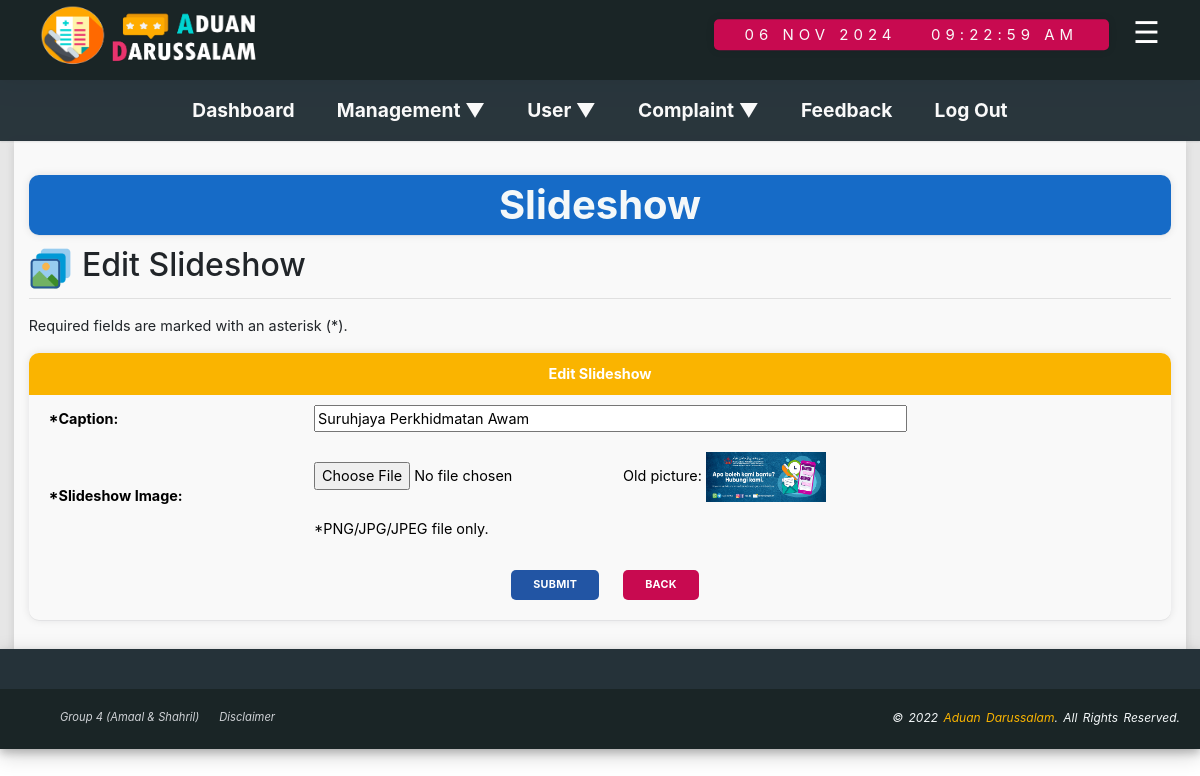
Page /admin-editslideshow.php?adminEmail=Shahril3001.SR@gmail.com&slideshowID=4&role=admin (signed in) on the committed database.
### tables this page shows
CREATE TABLE `slideshow` (
  `slideshowID` int(3) NOT NULL,
  `slideshowImg` varchar(10000) NOT NULL,
  `slideshowCaption` varchar(100) NOT NULL,
  `addedBy` varchar(100) NOT NULL,
  `dateAdded` datetime NOT NULL
);

### side.php (called while the page is built, shortened)
<?php
	if(isset($_GET['role'])){
		$role=$_GET['role'];
		if($role=="admin"){
			$adminEmail=$_GET['adminEmail'];
		}
	}
?>

### connection.php (called while the page is built)
<?php
	function dbconn(){
		try {
			$host = "localhost";
			$dbname = "citizenportaldb";
			$username = "admin";
			$password = '1234';
			$dsn = "mysql:host=".$host.";dbname=".$dbname."";
			$connection = new PDO($dsn, $username, $password);
			$connection->setAttribute(PDO::ATTR_ERRMODE, PDO::ERRMODE_EXCEPTION);
			return $connection;
		}catch(PDOException $e){
			echo $e->getMessage();
			echo $e->getLine();
			echo $e->getTrace();
		}
	}
?>

### admin-editslideshow.php (the view, shortened to what this page needs)
<!DOCTYPE html>
	<html lang="en">
	<head>
		<link rel="stylesheet" href="style.css">
		<link rel="stylesheet" type="text/css" href="vendor/bootstrap/css/bootstrap.min.css">
		<link rel="stylesheet" type="text/css" href="vendor/animate/animate.css">
		<link rel="stylesheet" type="text/css" href="vendor/select2/select2.min.css">
		<link rel="stylesheet" type="text/css" href="vendor/daterangepicker/daterangepicker.css">
		<link rel="stylesheet" type="text/css" href="vendor/slick/slick.css">
		<link rel="stylesheet" type="text/css" href="vendor/lightbox2/css/lightbox.min.css">
	</head>
	<body>
			<div id="wrapper">
				<?php
					include 'header_bar.php';
					include 'navigation_bar.php';
				?>
					<?php
						include 'side.php';
					?>
				<main>
					<div class="main-container">
						<div>
							<h1 class="title-container">Slideshow</h1>
							<img src='icon/icons8-slideshow-64.png' class='statbox-title-img'/>
							<h2 class='statbox-title-h2'>Edit Slideshow</h2>
							<hr>
							<div class="task-container">
								<?php
									if(isset($_GET['adminEmail'])&& isset($_GET['role'])){
									$slideshowID=$_GET['slideshowID'];
									include 'connection.php';
									$query = dbConn()->prepare('SELECT * FROM slideshow WHERE slideshowID="'. $slideshowID .'"');
									$query->execute();
									$slideshows = $query->fetchAll(PDO::FETCH_OBJ);
									foreach($slideshows as $slideshow){
										$slideshowImg = $slideshow->slideshowImg;
										$slideshowCaption = $slideshow->slideshowCaption;
										echo "
											<p>Required fields are marked with an asterisk (*).</p>
											<form method='POST' enctype='multipart/form-data' action='admin-editslideshow2.php?adminEmail=".$adminEmail."&role=".$role."&slideshowID=".$slideshowID."'>
												<table id='formtable'>
													<tr>
														<th colspan='2'>Edit Slideshow</th>
													</tr>
													<tr>
														<td><b>*Caption:</b></td>
														<td><input type='text' name='slideshowCaption' class='forminput' placeholder='Title...' value='$slideshowCaption'></td>
													</tr>
													<tr>
														<td><b>*Slideshow Image:</b></td>
															<td><p><input type='file' name='slideshowImg'>Old picture: <img src='$slideshowImg' alt='' height='50px' width='120px'></p>*PNG/JPG/JPEG file only.</td>
													</tr>
													<tr>
														<td style='border:none;' colspan='2'  id='buttonrow'>
															<center>
																<input id='submitBtn' class='button' type='submit' name='Submit' value='Submit'>
																<input id='backBtn' class='button' type='button' name='back' value='Back' onclick='goBack()'>
															</center>
														</td>
													</tr>
												</table>
											</form>
											<script>
												CKEDITOR.replace( 'editor1' );
											</script>
										";
										}
									}
								?>
							</div>
						</div>
					</div>
				</main>
				<footer>
					<?php
						include 'footer_bar.php';
					?>
		    </footer>
			</div>
	</body>
</html>

### style.css (style rules this page uses)
body { min-height: 100vh; padding: 0; }
h1 { margin: 0; font-size:2em; line-height: 200%; text-shadow: #cccccc; }
.title-container { margin-top: 0.5em; margin-bottom: 0.3em; padding: 0.2em; background-color: #166BC7; color: #F4F8F9; font-weight: bold; text-transform: capitalize; text-shadow: #cccccc; border-radius:10px; box-shadow: rgba(17, 17, 26, 0.05) 0px 1px 0px, rgba(17, 17, 26, 0.1) 0px 0px 8px; }
main { margin: 0; padding-top: 0; padding-bottom: 0; padding-left: 1em; padding-right: 1em; font-size: 90%; background-color: #E6E6E6; }
.main-container { text-align: center; background-color: #F9F9F9; box-shadow: rgba(99, 99, 99, 0.2) 0px 2px 8px 0px; padding: 1em; }
.statbox-title-h2 { text-align: left; }
.statbox-title-img { display: block; float: left; width: 3em; height: 3em; margin-right: 10px; }
img { border:0; }
footer { bottom: 0; left: 0; right: 0; height: auto; width: 100%; padding-top: 40px; text-align: left; font-size:0.70em; font-style: italic; color: #F4F8F9; background-color: #253239; box-shadow: 0 4px 8px 0 rgba(0, 0, 0, 0.2), 0 6px 20px 0 rgba(0, 0, 0, 0.19); }
header, nav, main, footer { display: block; }
table { border-collapse: collapse; border-radius:10px; box-shadow: rgba(17, 17, 26, 0.05) 0px 1px 0px, rgba(17, 17, 26, 0.1) 0px 0px 8px; }
tr,td, th { padding:10px; }
#buttonrow { text-align: center; }
#formtable { margin-bottom: 1em; width: 100%; text-align: justify; }
#formtable td { color:black; padding-left:20px; }
#formtable th { color:white; padding: 10px; background-color: #FAB400; border-radius:10px 10px 0 0; text-align:center; }
.forminput { width: 70%; }
.task-container { text-align: left; margin-left: auto; margin-right: auto; }
#submitBtn { background-color: #2255A4; }
#resetBtn, #cancelBtn, #backBtn, #deleteBtn { background-color: #C80A50; }
.button { background: none repeat scroll 0% 0%; background-color: #25262A; color: white; display: inline-block; padding: 8px 22px; font-size: 0.75em; letter-spacing: 0.25px; line-height: 1.3em;border-radius: 5px; text-decoration: none;border:none;text-transform: uppercase; font-weight: bold;width: auto;overflow: visible; margin: 10px; }

### rows in the picture
slideshow: slideshowCaption "Suruhjaya Perkhidmatan Awam", slideshowImg (picture)
